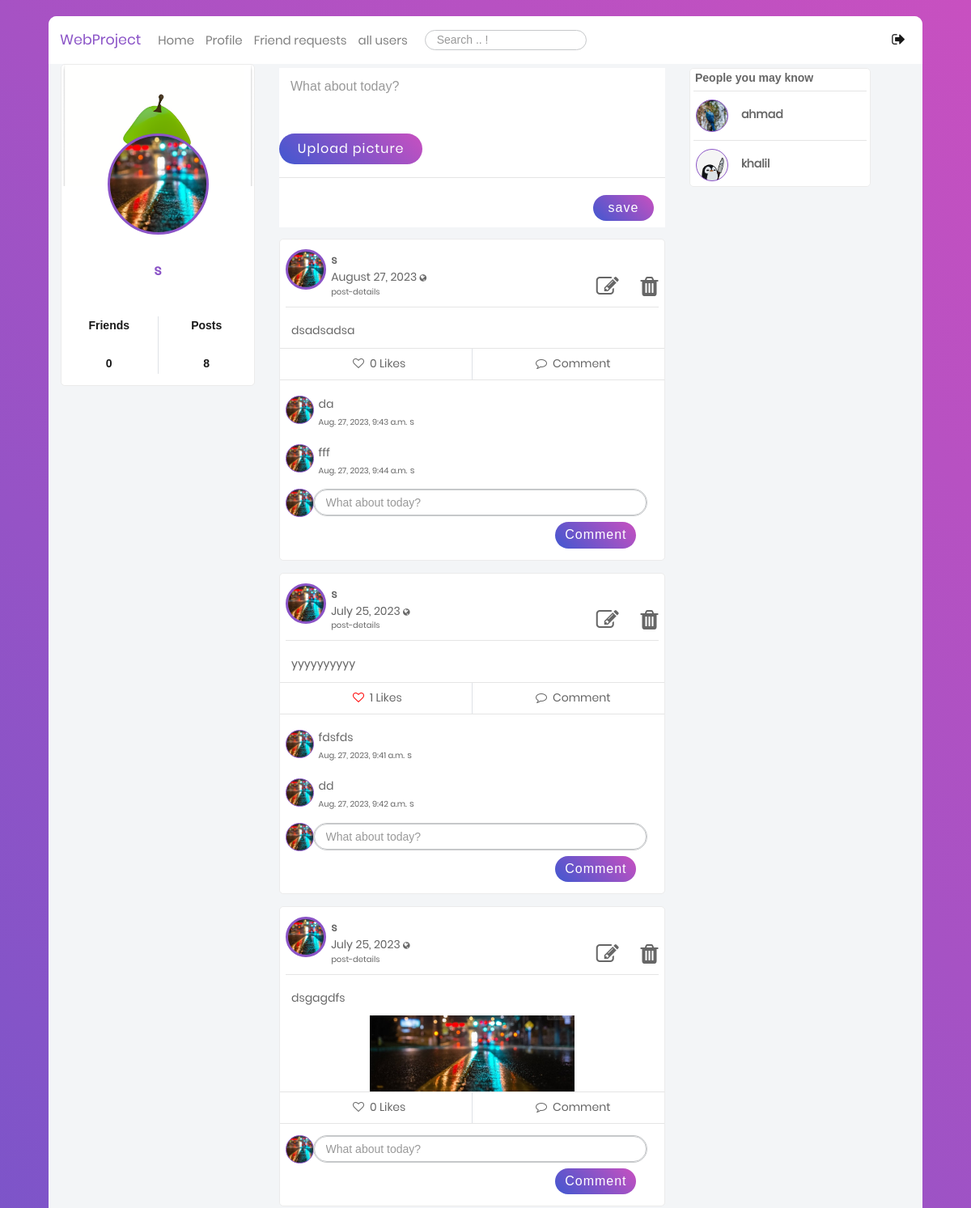
Before: /blog/ (signed in, upper part) with the older database file.
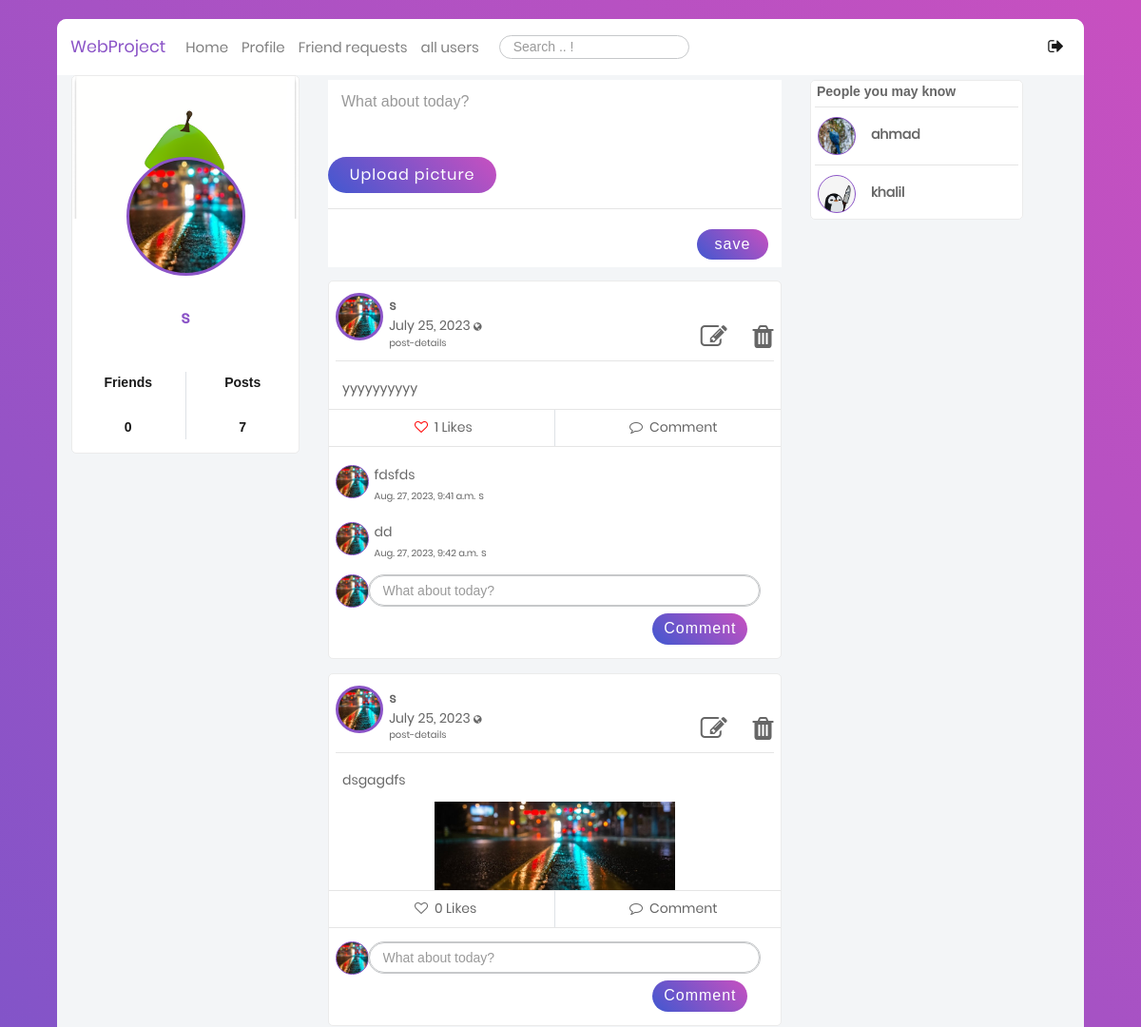
After: the same page with the newer database file.
### users/models.py (models this page shows, shortened)
class Profile(models.Model):
    user = models.OneToOneField(User, on_delete=models.CASCADE)
    image = models.ImageField(default='default.jpg', upload_to='profile_pics')
    bgimage = models.ImageField(default='default.jpg', upload_to='bg_pics')
    friends = models.ManyToManyField(User, blank=True, related_name='friends')
    slug = models.SlugField(unique=True,default=uuid.uuid1)
    forget_password_token= models.CharField(max_length=100)
    updated = models.DateTimeField( auto_now=True)
    created = models.DateTimeField( auto_now_add=True)
    objects = ProfileManager()
    def __str__(self):
        return f"{self.user.username}-{self.created.strftime('%d-%m-%Y')}"
    def get_friends(self):
        return self.friends.all()
    def get_friends2(self):
        return self.user.friends.all()
    def get_friends_no(self):
        return self.friends.all().count()
    def get_posts_no(self):
        return self.posts.all().count()

### blog/models.py (models this page shows, shortened)
class Post(models.Model):
    content = models.TextField()
    date_posted = models.DateTimeField(default = timezone.now)
    author = models.ForeignKey(User,on_delete=models.CASCADE)
    post_image = models.ImageField(null=True, blank=True, upload_to="images/")
    liked = models.ManyToManyField(Profile, blank=True, related_name='likes')
    updated = models.DateTimeField( default = timezone.now)
    created = models.DateTimeField( default = timezone.now)
    author = models.ForeignKey(Profile, on_delete=models.CASCADE, related_name='posts')
    def num_likes(self):
        print(timezone.now)
        return self.liked.all().count()
    class Meta:
        ordering = ('-created',)

class Comment(models.Model):
    user = models.ForeignKey(Profile, on_delete=models.CASCADE)
    post = models.ForeignKey(Post, on_delete=models.CASCADE)
    body = models.CharField(max_length=300)
    liked = models.ManyToManyField(Post, blank=True, related_name='likes')
    updated = models.DateTimeField(default = timezone.now )
    created = models.DateTimeField(default = timezone.now)

### blog/views.py (the view, shortened to what this page needs)
# urls.py: path('', views.home, name="blog-home"),
@login_required
def home(request):
    ordering = ["-date_posted"]
    profile = Profile.objects.get(user=request.user)
    nopro = Profile.objects.exclude(user=request.user)
    a = Profile.objects.all()
    a = set(a)
    b = set(profile.get_friends2())
    c = a.difference(b)
    print(type(a))
    print(type(b))
    print(type(c))
    print(a)
    print(b)
    print( bool(c) )
    p_form = PostModelForm()
    c_form = CommentModelForm()
    post_added = False
    context = {
        "posts": Post.objects.all().order_by("-date_posted"),
        "user": request.user,
        "pos": profile.get_posts_no,
        "im": Profile.objects.filter(user=request.user),
        "profile": profile,
        "friends": profile.get_friends(),
        "nofriend": c,
        "p_form": p_form,
        "c_form": c_form,
        "post_added": post_added,
    }
    return render(request, "blog/home.html", context)

### blog/forms.py
class PostModelForm(forms.ModelForm):
    def __init__(self, *args: Any, **kwargs: Any) -> None:
        super().__init__(*args, **kwargs)
        self.helper = FormHelper()
        self.helper.form_show_labels = False
        self.fields["content"].help_text = None
        self.fields['content'].label = ""
        self.fields["content"].widget.attrs.update({
            "class":"w-full p-3 fs-16",
            "style":"height: 75px;resize: none;color: #666666;    border-radius: 5px;",
            "type":"text",
            "name":"cont",
            "id":"cont",
            "placeholder":"What about today?",
        })
        self.fields["post_image"].help_text = None
        self.fields['post_image'].label = ""
        self.fields["post_image"].widget.attrs.update({
            "name":"post_image",
            "id":"post_image",
            "style":"opacity:0; height: 40px; width: 200px;",
        })
    class Meta:
        model = Post
        fields=('content','post_image')

### blog/templates/blog/home.html (shortened to what this page needs)
{% extends "blog/base.html" %} {% load static %}
    {% block content %}
    <div class="container mt-5" style="width: 75%;">
      <div class="row" style="width: 130%;">
        <div class="col-sm-6 mobile-hidden">
          <div
            style="
              background-color: white;
              padding-bottom: 7%;
              margin-bottom: 3%;
            "
            id="Post_form"
          >
           {% include 'blog/Post_form.html' %}
          </div>
          <div id="all_posts">
          {% include 'blog/post-list.html' %}
          </div>
        </div>
    {% if nofriend|length != 1  %}
        <div class="col-3 mobile-hidden">
          <div class="main-block">
            <div class="row">
              <div class="col pl-4">
                <p class="fs-14 font-cairo font-weight-600">
                  People you may know
                </p>
              </div>
            </div>
            {% for friend in nofriend %}
            {% if friend.user.username != user.username %}
            <hr class="m-1" />
            <div class="row">
              <div class="col-3">
                <div class="pt-2 pl-2 d-inline-block">
                  <div
                    class="Profile-Picture"
                    style="background: url('{{ friend.image.url }}');width: 40px;height: 40px;    border: 1.5px solid #8B54C7; "
                  ></div>
                </div>
              </div>
              <div class="col">
                <div class="UserName d-inline-block mt-3">
                  <p>
                    <a
                      href="{% url 'profile-detail-view' friend.slug %}"
                      class="font-weight-bold"
                      >{{ friend.user }}</a
                    >
                  </p>
                </div>
              </div>
            </div>
            {% endif %}
            {% endfor %}
            {% endif %}
          </div>
        </div>
      </div>
    </div>
    {% endblock content %}

### blog/templates/blog/base.html (shortened to what the changed rows need)
{% load static %}
<!DOCTYPE html>
<html class="no-js" lang="en">
  <head>
             <link
      rel="stylesheet"
      type="text/css"
      href="https://cdnjs.cloudflare.com/ajax/libs/semantic-ui/2.2.14/semantic.min.css"
    />
    <link
      rel="stylesheet"
      href="{% static 'blog/css/vendor/bootstrap.min.css' %} "
    />
    <link
      rel="stylesheet"
      href="{% static 'blog/css/vendor/font-awesome.min.css' %}"
    />
    <link rel="stylesheet" href="{% static 'blog/css/vendor/animate.css' %}" />
    <link
      rel="stylesheet"
      href="{% static 'blog/css/vendor/hamburgers.min.css' %}"
    />
    <link rel="stylesheet" href="{% static 'blog/css/util.css' %}" />
    <link rel="stylesheet" href="{% static 'blog/css/normalize.css' %}" />
    <link rel="stylesheet" href="{% static 'blog/css/main.css' %}" />
  </head>
  <body hx-headers = "{'X-CSRFToken' : '{{ csrf_token }}'} ">
    <div class="limiter">
      <div class="container-login100" style="align-items: flex-start;">
        <div class="wrap-main">
          <div class="container-fluid">
            <div class="row">
              <div class="col-sm-3 mobile-hidden">
          <div class="main-block">
            <div
              class="coverPicture"
              style="background: url('{{ user.profile.bgimage.url }}');"
            ></div>
            <div
              class="profilePicture"
              style="background: url('{{ user.profile.image.url }}');"
            ></div>
            <div class="FullName text-center fs-18 ProjectColor">
              {{ user }}
            </div>
            <div class="row statistic text-center fs-16 p-3">
              <div class="col">
                <p>Friends</p>
                <br />
                <p>{{ user.profile.get_friends_no }}</p>
              </div>
              <div class="col border-left">
                <p>Posts</p>
                <br />
                <p>{{ user.profile.get_posts_no }}</p>
              </div>
            </div>
          </div>
        </div>
        {% block content %} {% endblock content %}
            </div>
          </div>
        </div>
      </div>
    </div>
  </body>
</html>

### blog/templates/blog/post-list.html (shortened to what the changed rows need)
{% for post in posts %} {% if post.author.user in friends or post.author.user == user %}
<div class="main-block post-with-photo" id="post-list">
  <div class="Post-Box">
    <div class="header row">
      <div class="col-1" style="padding-right: 12.5%; padding-top: 1%;">
        <div class="pt-2 pl-2 d-inline-block">
          <div
            class="Profile-Picture"
            style="background: url('{{ post.author.image.url }}') "
          ></div>
        </div>
      </div>
    <div class="col-8 p-l-0">
        <div class="UserName d-inline-block mt-3" style="width: 144%">
          <div style="display: inline-block; width: 35%;">
            <p>
              <a
                href="{% url 'profile-detail-view' post.author.slug %}"
                class="font-weight-bold"
                >{{ post.author.user }}</a
              >
            </p>
            <p class="lh-1-2">
              {{ post.date_posted|date:"F d, Y" }}
              <i
                class="fa fa-globe fs-10"
                data-toggle="tooltip"
                data-placement="top"
                title="Public"
              ></i>
              <br />
              <a href=" {%url 'post-detail' post.id%} " class="fs-10"
                >post-details</a
              >
            </p>
          </div>
          <div style="display: inline; padding-left: 30%">
             {% if request.user == post.author.user %}
            <a href="{% url 'post-update' post.pk %}" style="padding: 5%"
              ><i class="fa fa-edit fa-2x"></i
            ></a>
            <a href="{% url 'post-delete' post.pk %}"
              ><i class="fa fa-trash fa-2x" aria-hidden="true"></i
            ></a>
            {% endif %}
          </div>
        </div>
      </div>
    </div>
    <hr class="m-2" />
    <div class="body row">
      <div class="details col">
        <p class="px-3" style="padding: 10px">{{ post.content }}</p>
      </div>
      {% if post.post_image %}
      <div style="text-align: center">
        <img
          src="{{ post.post_image.url }}"
          alt=""
          style="max-width: 50%; height: auto"
        />
      </div>
      {% endif %}
    </div>
    <hr class="mt-0 mb-0" />
    <div class="footer">
      <div class="row action-btn">
        <div class="col">
          <form method="POST" action="{% url 'like-post-view' %}">
            {% if profile not in post.liked.all %}
            <button
              style="
                background-color: transparent;
                border: none;
                box-shadow: none;
              "
              type="submit"
              id="like-button"
              value="{{post.id}}"
            >
              <p class="py-2 footer-btn" style="padding-left: 90px">
                <i class="fa fa-heart-o" aria-hidden="true"></i>
                <span class="px-1" id="like_count"> {{ post.num_likes }} Likes</span>
              </p>
            </button>
            {% else %}
            <button
              style="
                background-color: transparent;
                border: none;
                box-shadow: none;
              "
              type="submit"
              id="like-button"
              value="{{post.id}}"
              >
              <p class="py-2 footer-btn" style="padding-left: 90px">
                <i
                  class="fa fa-heart-o"
                  aria-hidden="true"
                  style="color: red"
                ></i>
                <span class="px-1"> {{ post.num_likes }} Likes</span>
              </p>
            </button>
            {% endif %}
          </form>
        </div>
        <div class="col border-left">
          <p class="py-2 footer-btn text-center">
            <i class="fa fa-comment-o" aria-hidden="true"></i>
              <span class="px-1"> Comment</span>
          </p>
        </div>
      </div>
      <hr class="mt-0 mb-2" />
      <div class="row comment-list">
        {% for c in post.comment_set.all %}
        <div class="add-comment col-12 pt-0">
          <div class="row">
            <div class="col-1" style="padding-right: 11%; padding-top: 1%;">
              <div class="pt-2 pl-2 d-inline-block">
                <div
                  class="Profile-Picture-Comment"
                  style="background: url('{{ c.user.image.url }}'); "
                ></div>
              </div>
            </div>
            <div>
              <div class="row pr-2 pt-2 pb-2 pl-0" style="width:400%;">
                <div class="col pl-0">
                  <p class="pt-1 pl-2 pb-0 fs-14">{{c.body}}</p>
                  <p class="p-0 pl-2 fs-10">
                    <span class="fs-10" style="margin-right: 0.2%;">{{ c.created }}</span>
                    <span  >
                      <a
                        href="{% url 'profile-detail-view' c.user.slug %}"
                        class="fs-11"
                        >{{ c.user.user }}</a
                      ></span
                    >
                    <br>
                  </p>
                </div>
              </div>
            </div>
          </div>
        </div>
        {% endfor %}
        <div class="add-comment col-12 pb-2">
          <div class="row">
            <div class="col-1" style="padding-right: 11%">
              <div class="pt-2 pl-2 d-inline-block">
                <div
                  class="Profile-Picture-Comment"
                  style="background: url('{{ user.profile.image.url }}'); "
                ></div>
              </div>
            </div>
            <div class="bruh-box col-10 pl-0">
              <div class="row pr-2 pt-2 pb-2 pl-0">
                <div class="col pl-0">
                  <form method="POST" action="" enctype="multipart/form-data" id="f" name="f">
                    <div
                      style="
                        border-radius: 25px;
                        border: 1px solid #c6c8ca;
                        width: 100%;
                      "
                    >
                      {{c_form}}
                    </div>
                    <div class="action p-2 pr-3">
                      <button
                        type="submit"
                        class="float-r p-2 fs-16 post"
                        name="submit_c_form"
                        style="width: 100px"
                      >
                        Comment
                      </button>
                    </div>
                  </form>
                </div>
              </div>
            </div>
          </div>
        </div>
      </div>
    </div>
  </div>
</div>
{% endif %} {% endfor %}

Changed rows visible on the page:
removed Post: author.image (picture), author.user "s", date_posted "August 27, 2023", content "dsadsadsa", num_likes "0", profile.image (picture)
removed Comment: user.image (picture), body "da", created "Aug. 27, 2023, 9:43 a.m.", user.user "s"
removed Comment: user.image (picture), body "fff", created "Aug. 27, 2023, 9:44 a.m.", user.user "s"
Other visible differences:
{{ user.profile.get_posts_no }}: "8" → "7"
